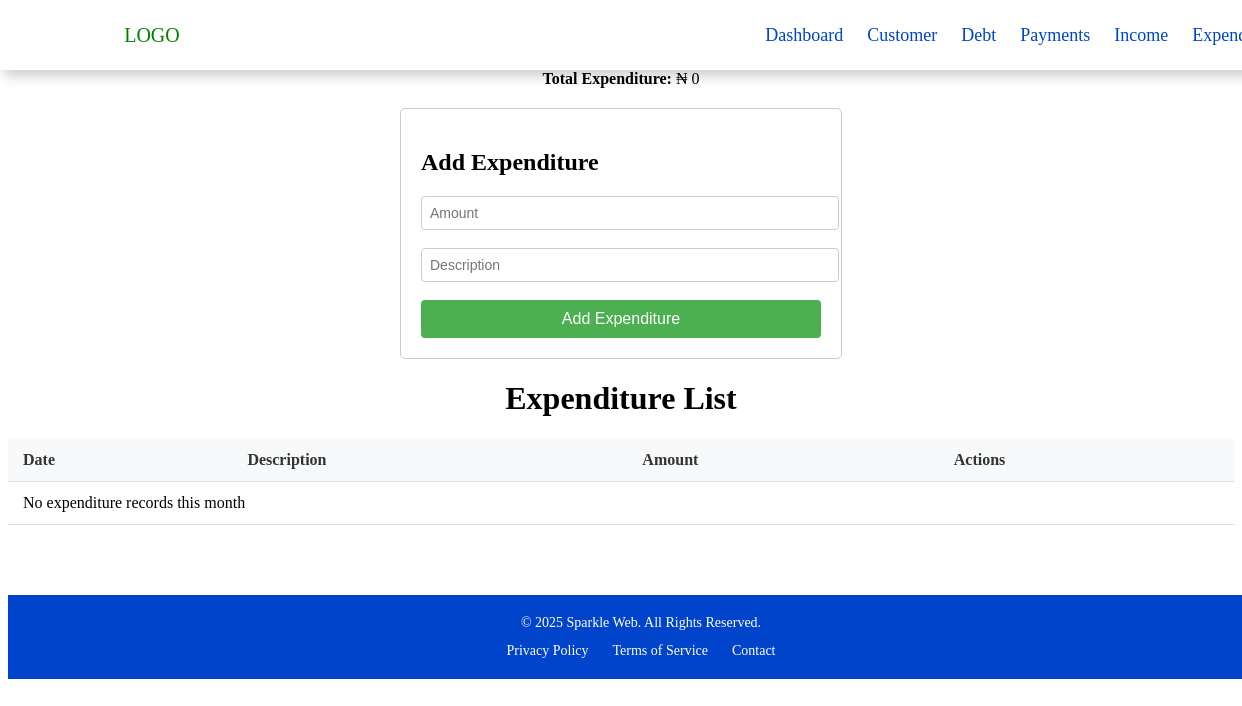
/expenditure/ (signed in), run on an earlier commit of the app's database.
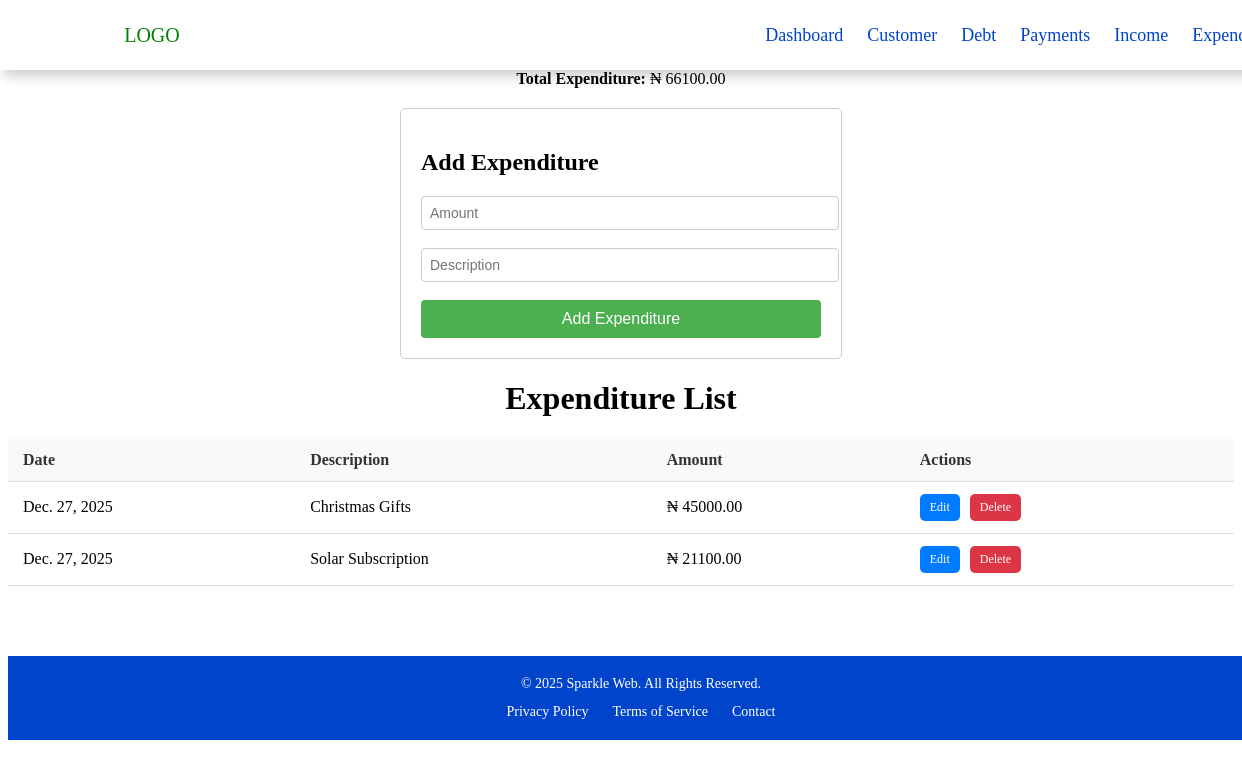
And on a later commit of the database.
### debtapp/models.py (models this page shows, shortened)
class Expenditure(models.Model):
    user = models.ForeignKey(User, on_delete=models.CASCADE)
    amount = models.DecimalField(max_digits=10, decimal_places=2)
    description = models.CharField(max_length=255, blank=True)
    date = models.DateField(auto_now_add=True)

### debtapp/views.py (the view, shortened to what this page needs)
# urls.py: path("expenditure/", views.expenditure_view, name="expenditure"),
def expenditure_view(request):
    today = timezone.now()
    month = today.month
    year = today.year
    expenditures = Expenditure.objects.filter(
        user=request.user,
        date__month=month,
        date__year=year
    )
    total_expenditure = sum(e.amount for e in expenditures)
    return render(request, "tables/expenditure.html", {
        "expenditures": expenditures,
        "total_expenditure": total_expenditure,
    })

### debtapp/templates/tables/expenditure.html (shortened to what this page needs)
{% extends 'base.html'%} {% block content%}
<div class="container">
  <p class="str">
    <strong>Total Expenditure:</strong> &#8358; {{ total_expenditure }}
  </p>
  <form method="post">
    <h2>Add Expenditure</h2>
    <input
      type="number"
      step="0.01"
      name="amount"
      placeholder="Amount"
      required
    />
    <br />
    <br />
    <input type="text" name="description" placeholder="Description" />
    <br /><br />
    <button type="submit">Add Expenditure</button>
  </form>
  <h1>Expenditure List</h1>
  <div class="d-none d-lg-block">
    <table class="table table-bordered">
      <tr>
        <th>Date</th>
        <th>Description</th>
        <th>Amount</th>
        <th>Actions</th>
      </tr>
      {% for expense in expenditures %}
      <tr>
        <td>{{ expense.date }}</td>
        <td>{{ expense.description }}</td>
        <td>&#8358; {{ expense.amount }}</td>
        <td>
          <a
            href="{% url 'update_expenditure' expense.id %}"
            class="btn btn-blue"
            >Edit</a
          >
          <a
            href="{% url 'delete_expenditure' expense.id %}"
            class="btn btn-red"
            >Delete</a
          >
        </td>
      </tr>
      {% empty %}
      <tr>
        <td colspan="4">No expenditure records this month</td>
      </tr>
      {% endfor %}
    </table>
  </div>
</div>
{% endblock content %}

What changed in the data, as far as the page shows it:
added Expenditure: date "Dec. 27, 2025", description "Christmas Gifts", amount "45000.00"
added Expenditure: date "Dec. 27, 2025", description "Solar Subscription", amount "21100.00"
Also different on the page:
{{ total_expenditure }}: "0" → "66100.00"
text no longer shown: "No expenditure records this month"
